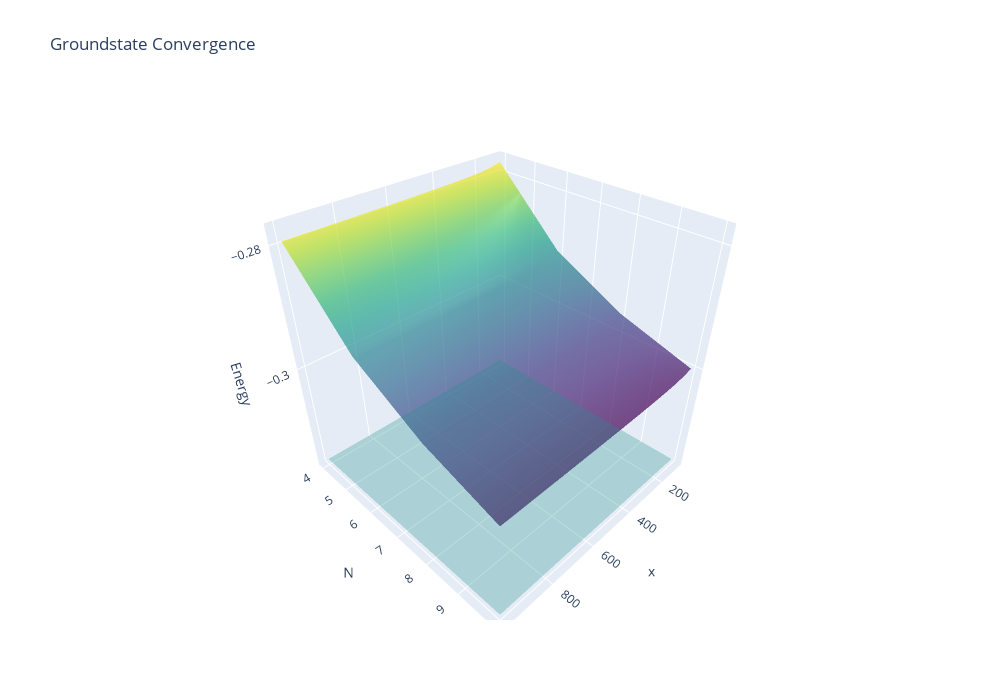

Notebook cell for this chart:
### Markdown cell above
# Ground State Convergence

### Code cell
x_axis, y_axis = x_val, qubits

fig = go.Figure(data=[go.Surface(x=x_axis, y=y_axis, z=w0, opacity=0.7, showscale=False, colorscale='Viridis'), 
                      go.Surface(x=x_axis, y=y_axis, z=np.full([n_res, x_res], -1/np.pi), opacity=0.3, showscale=False, colorscale='Viridis')])

fig.update_layout(title='Groundstate Convergence',
                   autosize=False,
                  width=1000, height=700,
                 scene = dict(
                    xaxis_title='x',
                    yaxis_title='N',
                    zaxis_title='Energy'))
fig.show()
